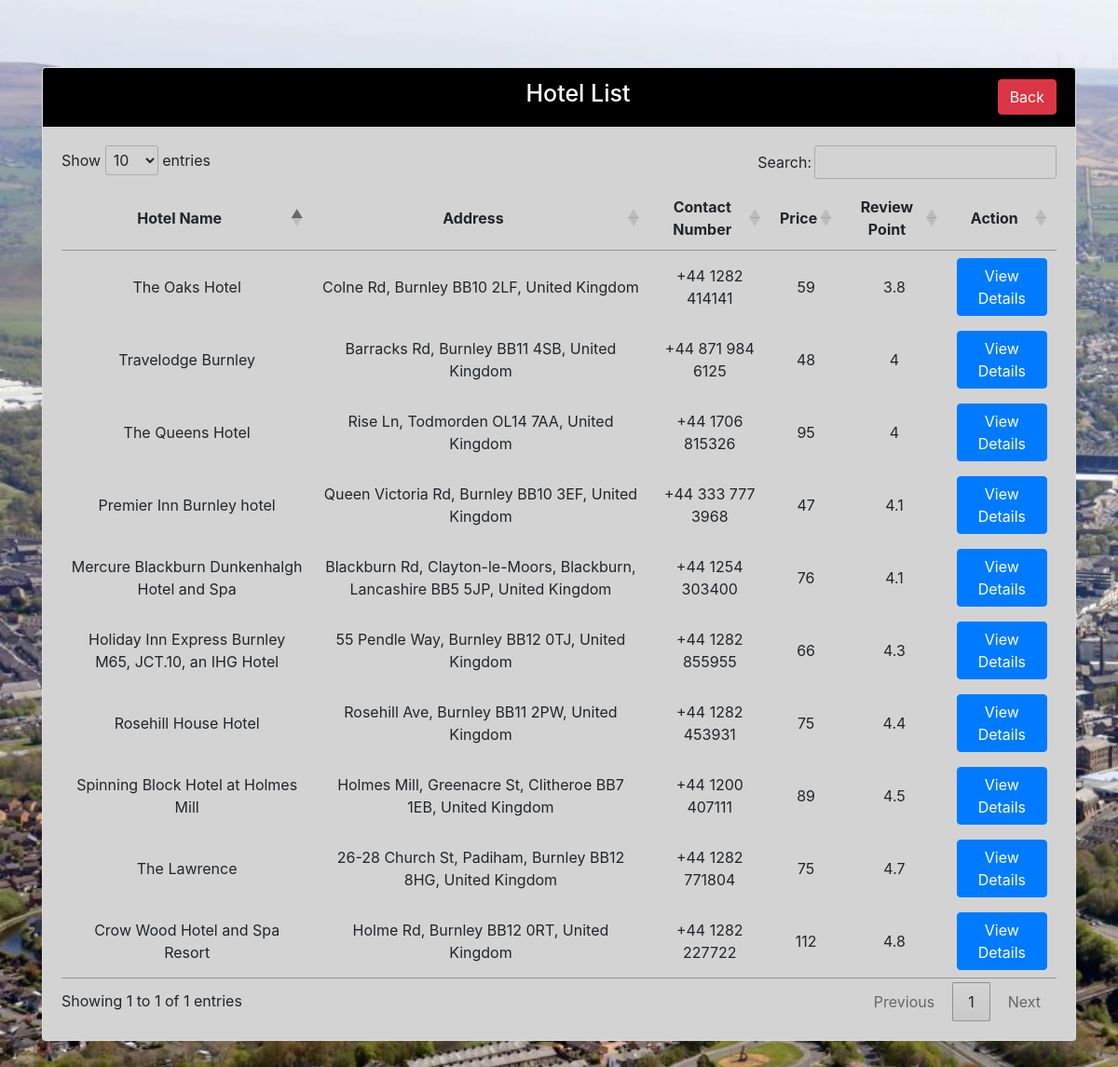
The app's page /hotel_view1.php with its own data.
### tables this page shows
CREATE TABLE `hotels` (
  `id` int(11) NOT NULL,
  `hotel_name` varchar(255) NOT NULL,
  `hotel_address` longtext NOT NULL,
  `hotel_phone` varchar(255) NOT NULL,
  `price` int(11) NOT NULL,
  `star` varchar(255) NOT NULL,
  `description` longtext NOT NULL,
  `image` varchar(255) NOT NULL
);

### hotel_view1.php (the view, shortened to what this page needs)
<?php
include "dbconn.php";
?>
<!DOCTYPE html>
<html>
<head>
      <link rel="stylesheet" href="https://cdn.jsdelivr.net/npm/bootstrap@4.6.2/dist/css/bootstrap.min.css">
   <link rel="stylesheet" href="https://cdn.datatables.net/1.13.4/css/jquery.dataTables.min.css">
</head>
<body style="background-image: url('images/img-19.png'); background-repeat: no-repeat; background-size: cover; ">
<?php
$sql = "SELECT * FROM hotels ORDER BY star ASC";
$result = mysqli_query($conn, $sql);
if(mysqli_num_rows($result) > 0){
    ?>
        <br><br><br>
<div class="container">
<div class="row">
<div class="col-md-12">
<div class="card">
    <div class="card-header" style="text-align: center; color: white; background-color: black;">
    <div class="row">
        <div class="col-md-7" style="text-align: right;"><h2 style="font-size: 25px;">Hotel List</h2> </div>
        <div class="col-md-5" style="text-align: right;"><a href="index.html" class="btn btn-danger">Back</a></div>
    </div>
    </div>
    <div class="card-body" style="background-color: #D3D3D3;">
    <table id="example">
        <thead>
        <tr>
            <th style="text-align: center;">Hotel Name</th>
            <th style="text-align: center;">Address</th>
            <th style="text-align: center;">Contact Number</th>
            <th style="text-align: center;">Price</th>
            <th style="text-align: center;">Review Point</th>
            <th style="text-align: center;">Action</th>
        </tr>
        </thead>
        <?php
        while($row = mysqli_fetch_array($result)){
            ?>
        <tbody style="text-align: center;">
        <tr>
            <td><?php echo $row['hotel_name'] ?></td>
            <td><?php echo $row['hotel_address'] ?></td>
            <td><?php echo $row['hotel_phone'] ?></td>
            <td><?php echo $row['price'] ?></td>
            <td><?php echo $row['star'] ?></td>
            <td>
                <a href="view_hotel_details11.php?id=<?php echo $row['id']; ?>" class="btn btn-primary">View Details</a>
            </td>
        </tr>
        </tbody>
        <?php } ?>
    </table>
    </div>
</div>
</div>
</div>
</div>
<?php
}else{
    echo "Data Not Found!";
}
?>
<br><br><br><br><br><br>
</body>
</html>

### records on screen
hotels: hotel_name "The Oaks Hotel", hotel_address "Colne Rd, Burnley BB10 2LF, United Kingdom", hotel_phone "+44 1282 414141", price "59", star "3.8"
hotels: hotel_name "Travelodge Burnley", hotel_address "Barracks Rd, Burnley BB11 4SB, United Kingdom", hotel_phone "+44 871 984 6125", price "48", star "4"
hotels: hotel_name "The Queens Hotel", hotel_address "Rise Ln, Todmorden OL14 7AA, United Kingdom", hotel_phone "+44 1706 815326", price "95", star "4"
hotels: hotel_name "Premier Inn Burnley hotel", hotel_address "Queen Victoria Rd, Burnley BB10 3EF, United Kingdom", hotel_phone "+44 333 777 3968", price "47", star "4.1"
hotels: hotel_name "Mercure Blackburn Dunkenhalgh Hotel and Spa", hotel_address "Blackburn Rd, Clayton-le-Moors, Blackburn, Lancashire BB5 5JP, United Kingdom", hotel_phone "+44 1254 303400", price "76", star "4.1"
hotels: hotel_name "Holiday Inn Express Burnley M65, JCT.10, an IHG Hotel", hotel_address "55 Pendle Way, Burnley BB12 0TJ, United Kingdom", hotel_phone "+44 1282 855955", price "66", star "4.3"
hotels: hotel_name "Rosehill House Hotel", hotel_address "Rosehill Ave, Burnley BB11 2PW, United Kingdom", hotel_phone "+44 1282 453931", price "75", star "4.4"
hotels: hotel_name "Spinning Block Hotel at Holmes Mill", hotel_address "Holmes Mill, Greenacre St, Clitheroe BB7 1EB, United Kingdom", hotel_phone "+44 1200 407111", price "89", star "4.5"
hotels: hotel_name "The Lawrence", hotel_address "26-28 Church St, Padiham, Burnley BB12 8HG, United Kingdom", hotel_phone "+44 1282 771804", price "75", star "4.7"
hotels: hotel_name "Crow Wood Hotel and Spa Resort", hotel_address "Holme Rd, Burnley BB12 0RT, United Kingdom", hotel_phone "+44 1282 227722", price "112", star "4.8"
